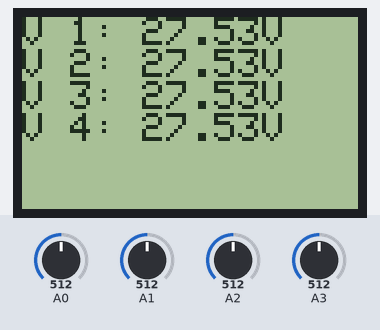
This sketch was run on a simulated Arduino Uno, built with avr-gcc and run on an emulated ATmega328P. On the bench: 84×48 one-colour display. The inputs (shaded band) are chosen by the test bench; at power-on: A0 = 512, A1 = 512, A2 = 512, A3 = 512.

Above: at 1.2 s.
1.3 s: A0 set to 716
At 1.8 s:
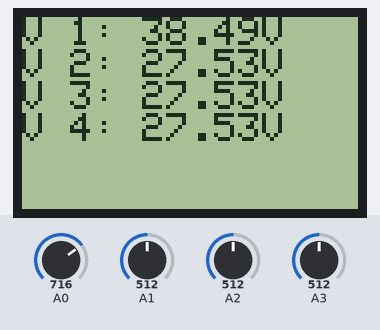
2.8 s: A1 set to 716
At 3.6 s:
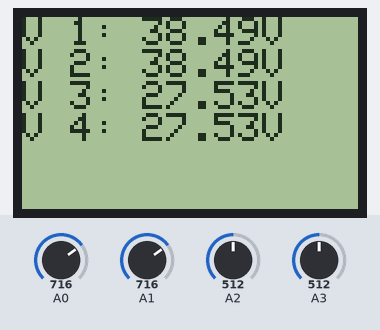
4.3 s: A2 set to 716
At 5.5 s:
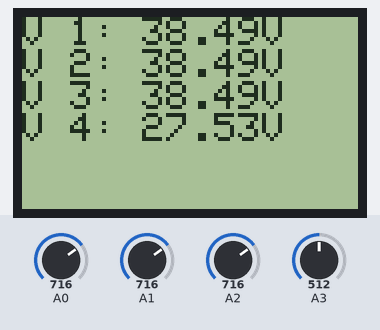
5.8 s: A3 set to 716
At 6.2 s:
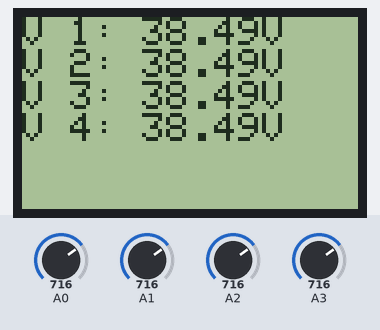
7.3 s: A0 set to 992
At 8.1 s:
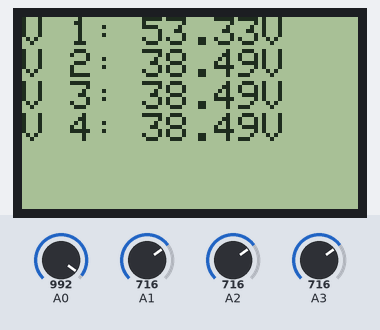
8.8 s: A1 set to 992
At 10.0 s:
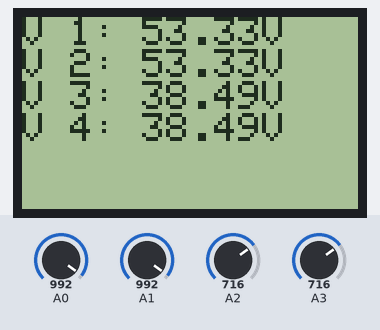
Timing chart, 0 to 11.3 s (numbered marks = the images above; inputs shaded):
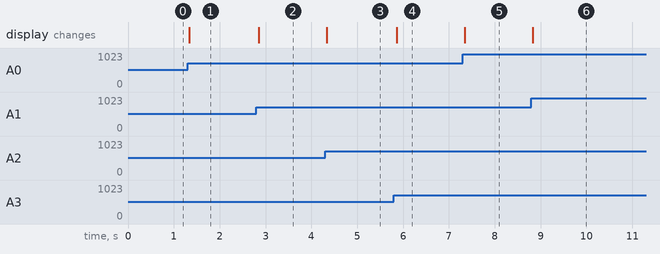

The sketch:

avance01.ino
```cpp
#include <PCD8544.h>

// Define los pines para conectar la pantalla LCD
#define SCLK 3
#define DIN 4
#define DC 5
#define CS 7
#define RST 6

float r1 = 1000000;
float r2 = 100000;

// A custom glyph (a smiley)...
static const byte glyph[] = { B00010000, B00110100, B00110000, B00110100, B00010000 };


static PCD8544 lcd;

void setup() {
  // PCD8544-compatible displays may have a different resolution...
  lcd.begin(84, 48);

  // Add the smiley to position "0" of the ASCII table...
  lcd.createChar(0, glyph);
}

void loop() {


 // Lee el valor del sensor de voltaje 1
  int valor_leido1 = analogRead(A0);


// Lee el valor del sensor de voltaje 2
  int valor_leido2 = analogRead(A1);

 // Lee el valor del sensor de voltaje 3
  int valor_leido3 = analogRead(A2);

// Lee el valor del sensor de voltaje 4
  int valor_leido4 = analogRead(A3);


  // Convierte el valor leído a un voltaje
  float voltaje1_mc = (valor_leido1 * 5.0) / 1023.0; // Suponiendo que el sensor está conectado a 5V
  float voltaje1 = (voltaje1_mc/((r2)/(r1 + r2)));


  // Convierte el valor leído a un voltaje
  float voltaje2_mc = (valor_leido2 * 5.0) / 1023.0; // Suponiendo que el sensor está conectado a 5V
  float voltaje2 = (voltaje2_mc/((r2)/(r1 + r2)));

  // Convierte el valor leído a un voltaje
  float voltaje3_mc = (valor_leido3 * 5.0) / 1023.0; // Suponiendo que el sensor está conectado a 5V
  float voltaje3 = (voltaje3_mc/((r2)/(r1 + r2)));

  // Convierte el valor leído a un voltaje
  float voltaje4_mc = (valor_leido4 * 5.0) / 1023.0; // Suponiendo que el sensor está conectado a 5V
  float voltaje4 = (voltaje4_mc/((r2)/(r1 + r2)));
  // Muestra el voltaje en la pantalla LCD

  lcd.setCursor(0, 0);

  lcd.print("V 1: ");
  lcd.print(voltaje1);
  lcd.print("V");

  lcd.setCursor(0, 1);
  lcd.print("V 2: ");
  lcd.print(voltaje2);
  lcd.print("V");

  lcd.setCursor(0, 2);
  lcd.print("V 3: ");
  lcd.print(voltaje3);
  lcd.print("V");


  lcd.setCursor(0, 3);
  lcd.print("V 4: ");
  lcd.print(voltaje4);
  lcd.print("V");

  // put your main code here, to run repeatedly:

}
```

Measured:
- after the input at 1.3 s, the display: changes at once (image 1)
- after the input at 2.8 s, the display: changes after 0.05 s (image 2)
- after the input at 4.3 s, the display: changes at once (image 3)
- after the input at 5.8 s, the display: changes after 0.06 s (image 4)
- after the input at 7.3 s, the display: changes after 0.05 s (image 5)
- after the input at 8.8 s, the display: changes at once (image 6)
